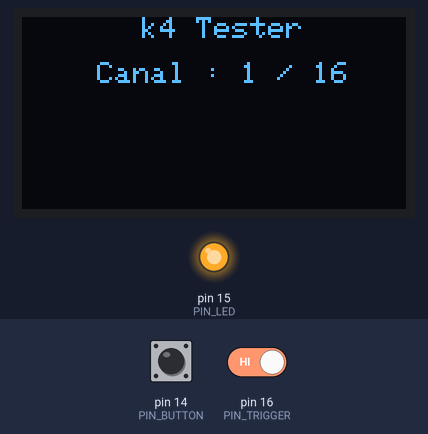
This sketch was run on a simulated Arduino Uno, built with avr-gcc and run on an emulated ATmega328P. On the bench: 128×64 one-colour display, output pins drawn as LEDs (lit = HIGH). The inputs (shaded band) are chosen by the test bench; at power-on: pin 16 (PIN_TRIGGER) HIGH, pin 14 (PIN_BUTTON) HIGH.

Above: at 1.2 s.
1.3 s: pin 16 (PIN_TRIGGER) driven LOW
At 2.2 s:
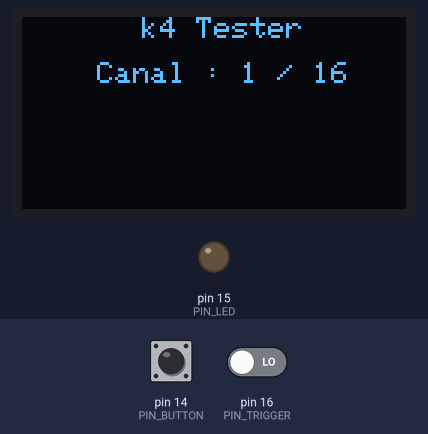
2.8 s: pin 14 (PIN_BUTTON) pulled LOW for 0.15 s
At 3.3 s:
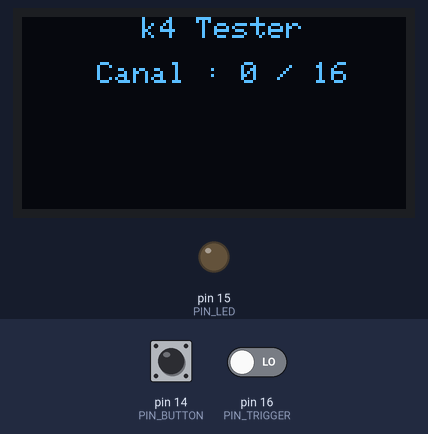
4.4 s: pin 16 (PIN_TRIGGER) driven HIGH
At 5.4 s:
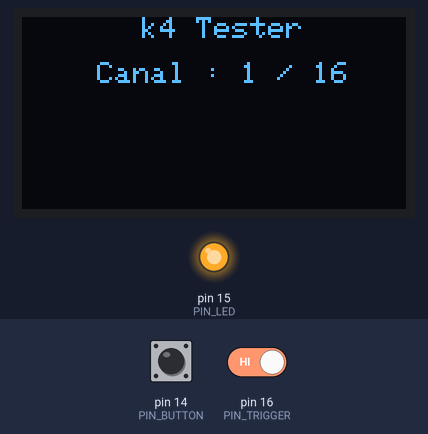
5.9 s: pin 14 (PIN_BUTTON) pulled LOW for 1 s
At 6.8 s:
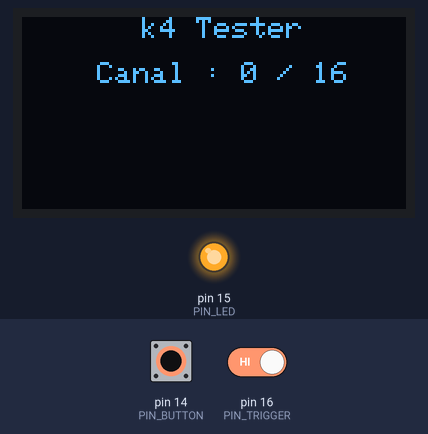
Timing chart, 0 to 8.9 s (numbered marks = the images above; inputs shaded):
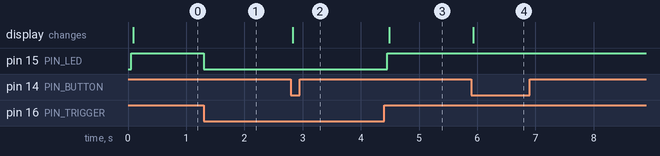

The sketch:

kQuatreTester.ino
```cpp
#include <Adafruit_SSD1306.h>

#define PIN_LED 15
#define PIN_TRIGGER 16
#define PIN_BUTTON 14
#define MAX_CHANNEL 16

#define OLED_RESET 4
Adafruit_SSD1306 display(OLED_RESET);

unsigned int channel = 0;
int lastState = LOW;

void setup() {
  pinMode(PIN_TRIGGER, INPUT);
  pinMode(PIN_LED, OUTPUT);
  pinMode (PIN_BUTTON, INPUT_PULLUP);

  display.begin(SSD1306_SWITCHCAPVCC, 0x3C);  // initialize with the I2C addr 0x3D (for the 128x64)
  // init done

  updateDisplay();
}

void loop() {

  if (digitalRead(PIN_BUTTON) == LOW) {
    channel = 0;
    updateDisplay();
  }

  //if ((millis() - lastDebounceTime) > debounceDelay) {
  //  canTrigger = true;
  //}

  if (digitalRead(PIN_TRIGGER) == LOW) {
    turnLed(false);
    lastState = LOW;
    delay(100); //debounce time :)
  }

  if (digitalRead(PIN_TRIGGER) == HIGH && lastState != HIGH) {
    lastState = HIGH;
    turnLed(true);
    channel++;
    updateDisplay();
  }
}

void turnLed(bool on) {
  if (on) {
    digitalWrite(PIN_LED, HIGH);
  }
  else {
    digitalWrite(PIN_LED, LOW);
  }
}

void updateDisplay() {
  display.clearDisplay();
  display.setTextColor(WHITE);
  display.setCursor(40, 0);
  display.print("k4 Tester");
  display.setCursor(25, 15);
  display.print("Canal : " );
  display.print(channel);
  display.print(" / " );
  display.print(MAX_CHANNEL);
  display.display();
}
```

Measured:
- after the input at 1.3 s, pin 15 (PIN_LED): HIGH → LOW at once
- after the input at 2.8 s, the display: changes at once (image 2)
- after the input at 4.4 s, pin 15 (PIN_LED): LOW → HIGH after 0.06 s; the display: changes after 0.09 s (image 3)
- after the input at 5.9 s, the display: changes at once (image 4)
